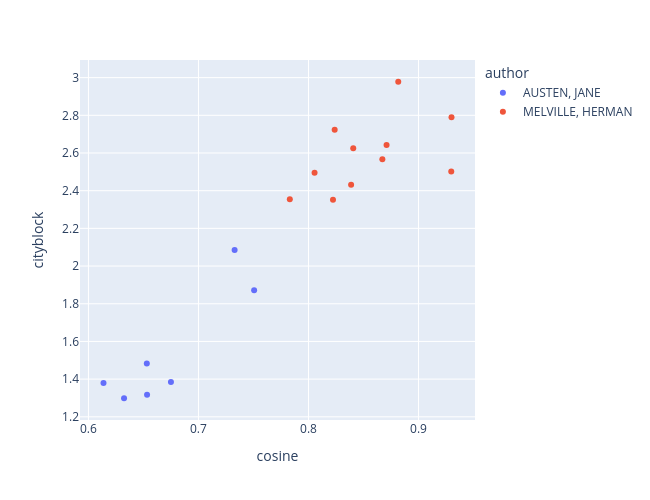

Write notebook code for a chart like this one.
### Code cell
px.scatter(PAIRS.loc[105].join(LIB), 'cosine', 'cityblock', 
           color='author', 
           hover_name='label', 
           width=650, height=500)

### Figure 1 — Plotly figure (JSON) as saved in the notebook; plotly's stock layout.template omitted (floating-point values rounded to 4 significant figures)
{"data": [{"hovertemplate": "<b>%{hovertext}</b><br><br>author=AUSTEN, JANE<br>cosine=%{x}<br>cityblock=%{y}<extra></extra>", "hovertext": ["Austen: Northanger Abbey (121)", "Austen: Mansfield Park (141)", "Austen: Emma (158)", "Austen: Sense And Sensibilit (161)", "Austen: Lady Susan (946)", "Austen: Love And Freindship  (1212)", "Austen: Pride And Prejudice (1342)"], "legendgroup": "AUSTEN, JANE", "marker": {"color": "#636efa", "symbol": "circle"}, "mode": "markers", "name": "AUSTEN, JANE", "orientation": "v", "showlegend": true, "type": "scatter", "x": [0.653, 0.6324, 0.6533, 0.675, 0.7506, 0.7329, 0.6137], "xaxis": "x", "y": [1.483, 1.298, 1.317, 1.385, 1.872, 2.086, 1.38], "yaxis": "y"}, {"hovertemplate": "<b>%{hovertext}</b><br><br>author=MELVILLE, HERMAN<br>cosine=%{x}<br>cityblock=%{y}<extra></extra>", "hovertext": ["Melville: Typee A Romance Of T (1900)", "Melville: Moby Dick Or The Wha (2701)", "Melville: Omoo Adventures In T (4045)", "Melville: Redburn His First Vo (8118)", "Melville: White Jacket Or The  (10712)", "Melville: Mardi And A Voyage T (13720)", "Melville: Mardi And A Voyage T (13721)", "Melville: Israel Potter His Fi (15422)", "Melville: The Piazza Tales (15859)", "Melville: The Confidence Man H (21816)", "Melville: Pierre Or The Ambigu (34970)"], "legendgroup": "MELVILLE, HERMAN", "marker": {"color": "#EF553B", "symbol": "circle"}, "mode": "markers", "name": "MELVILLE, HERMAN", "orientation": "v", "showlegend": true, "type": "scatter", "x": [0.8223, 0.8407, 0.783, 0.9298, 0.8055, 0.8238, 0.8816, 0.871, 0.8671, 0.93, 0.8387], "xaxis": "x", "y": [2.352, 2.626, 2.355, 2.502, 2.495, 2.723, 2.978, 2.643, 2.567, 2.79, 2.432], "yaxis": "y"}], "layout": {"height": 500, "legend": {"title": {"text": "author"}, "tracegroupgap": 0}, "margin": {"t": 60}, "width": 650, "xaxis": {"anchor": "y", "domain": [0, 1], "title": {"text": "cosine"}}, "yaxis": {"anchor": "x", "domain": [0, 1], "title": {"text": "cityblock"}}}}
